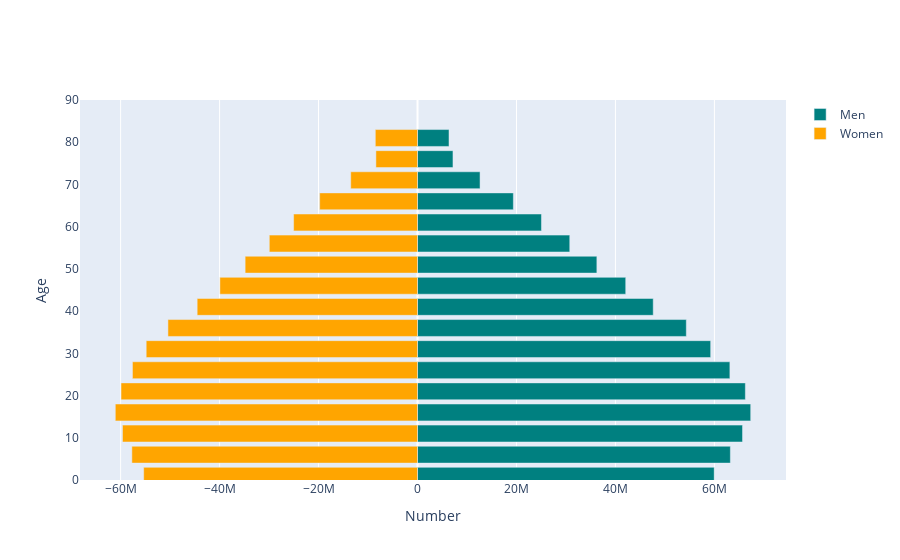

Notebook cell for this chart:
### Code cell
bins = [go.Bar(x = india.loc[str(year),:].filter(regex="Male").values,
               y = [int(s[:2])+1 for s in age_ranges],
               orientation='h',
               name='Men',
               marker=dict(color='teal'),
               hoverinfo='skip'
               ),

        go.Bar(x = -india.loc[str(year),:].filter(regex="Female").values,
               y=[int(s[:2])+1 for s in age_ranges],
               orientation='h',
               name='Women',
               marker=dict(color='orange'),
               hoverinfo='skip',
               )
        ]
py.iplot(dict(data=bins, layout=layout))

### Figure 1 — Plotly figure (JSON) as saved in the notebook; plotly's stock layout.template omitted (floating-point values rounded to 4 significant figures)
{"data": [{"hoverinfo": "skip", "marker": {"color": "teal"}, "name": "Men", "orientation": "h", "type": "bar", "x": [59967170, 63226616, 65685028, 67336800, 66257488, 63129365, 59247344, 54325266, 47639454, 42078054, 36249209, 30768737, 25049681, 19370847, 12639641, 7166071, 6366654], "y": [1, 6, 11, 16, 21, 26, 31, 36, 41, 46, 51, 56, 61, 66, 71, 76, 81]}, {"hoverinfo": "skip", "marker": {"color": "orange"}, "name": "Women", "orientation": "h", "type": "bar", "x": [-55340255, -57728797, -59621376, -61074946, -59916372, -57608842, -54832812, -50436183, -44528837, -39938624, -34835102, -29953537, -25038908, -19773332, -13496452, -8407784, -8528250], "y": [1, 6, 11, 16, 21, 26, 31, 36, 41, 46, 51, 56, 61, 66, 71, 76, 81]}], "layout": {"autosize": true, "barmode": "overlay", "xaxis": {"autorange": true, "range": [-68210000.0, 74470000.0], "title": {"text": "Number"}, "type": "linear"}, "yaxis": {"range": [0, 90], "title": {"text": "Age"}, "type": "linear"}}}
